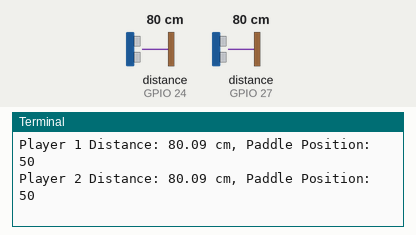
Bench run of a program on a simulated Raspberry Pi (BCM pin numbers). On the bench: the last lines printed to the terminal. Inputs (shaded band) come from the test bench; at power-on: distance to the obstacle (sensors on GPIO 24, GPIO 27) 80 cm. The echo pulse lasts 58.3 µs per cm; files the program writes start out absent; files that are not in the repository are absent; the clock reads 2024-03-15 10:24:30 at power-on unless the program sets it.

Above: at 1.2 s.
1.3 s: distance to the obstacle (sensor on GPIO 24) set to 2 cm
At 1.67 s:
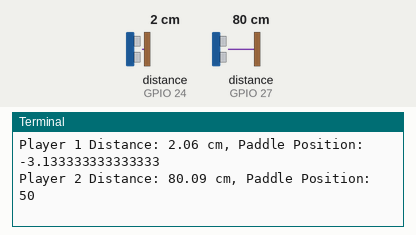
2.8 s: distance to the obstacle (sensor on GPIO 27) set to 2 cm
At 3.21 s:
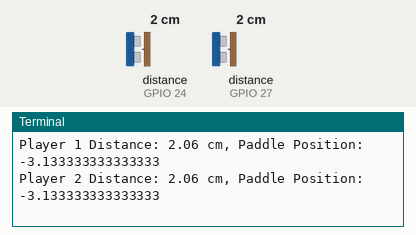
4.3 s: distance to the obstacle (sensor on GPIO 24) set to 4 cm
At 4.43 s:
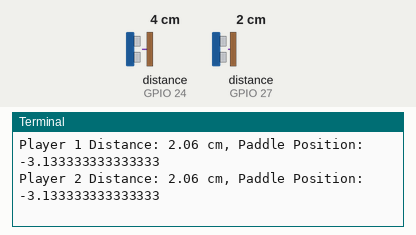
5.8 s: distance to the obstacle (sensor on GPIO 27) set to 4 cm
At 5.96 s:
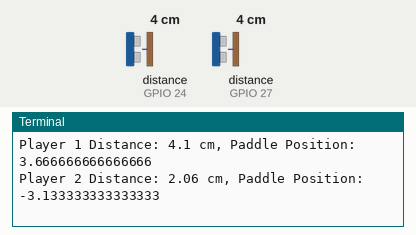
Timing chart, 0 to 8.3 s (numbered marks = the images above; inputs shaded):
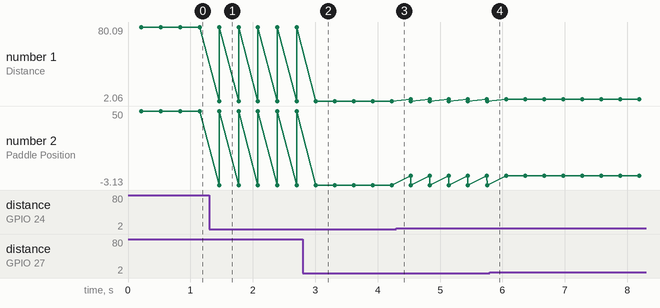

The program:

ultrasonictets.py
```python
import json
import time

import RPi.GPIO as GPIO

# Setup GPIO
GPIO.setmode(GPIO.BCM)

# Define GPIO pins for both sensors
TRIG1 = 23  # Player 1 Trigger pin
ECHO1 = 24  # Player 1 Echo pin

TRIG2 = 17  # Player 2 Trigger pin
ECHO2 = 27  # Player 2 Echo pin

# Set up GPIO pins for both sensors
GPIO.setup(TRIG1, GPIO.OUT)
GPIO.setup(ECHO1, GPIO.IN)

GPIO.setup(TRIG2, GPIO.OUT)
GPIO.setup(ECHO2, GPIO.IN)

filePath = "../backend/paddle.json"

# Load game state from data2.json
def load_game_state():
    try:
        with open(filePath, 'r') as file:
            game_state = json.load(file)
        return game_state
    except FileNotFoundError:
        # If file doesn't exist, return a default game state
        return {
            "left": 50, "right": 50
        }

# Save the updated game state to data2.json
def save_game_state(game_state):
    with open(filePath, 'w') as file:
        json.dump(game_state, file, indent=1)

def get_distance(TRIG, ECHO):
    """Measure distance using ultrasonic sensor."""
    GPIO.output(TRIG, GPIO.LOW)
    time.sleep(0.1)  # Wait for the sensor to settle
    GPIO.output(TRIG, GPIO.HIGH)
    time.sleep(0.00001)  # 10 microseconds pulse
    GPIO.output(TRIG, GPIO.LOW)

    pulse_start = 0
    pulse_end = 0
    # Measure the pulse width on Echo pin
    while GPIO.input(ECHO) == GPIO.LOW:
        pulse_start = time.time()

    while GPIO.input(ECHO) == GPIO.HIGH:
        pulse_end = time.time()

    # Calculate distance (in cm)
    pulse_duration = pulse_end - pulse_start
    distance = pulse_duration * 17150  # Speed of sound is 343 m/s, or 17150 cm/s
    distance = round(distance, 2)

    return distance

def update_paddle_position(game_state, player, distance):
    """Update paddle position based on sensor distance."""
    if distance <= 30:  # Only update if the sensor reading is valid (<= 30 cm)
        paddle_position = -10 + (distance / 30) * 100  # Map distance to a percentage (0-100)
        if player == 1:
            game_state["left"] = paddle_position
        elif player == 2:
            game_state["right"] = paddle_position
    # No update if distance > 30, paddle stays the same

try:

    game_state = load_game_state()  # Load the current game state
    while True:
        # Get the distance for both players
        distance_player1 = get_distance(TRIG1, ECHO1)
        distance_player2 = get_distance(TRIG2, ECHO2)

        # Update the paddle positions based on the distance readings
        update_paddle_position(game_state, 1, distance_player1)
        update_paddle_position(game_state, 2, distance_player2)

        # Print the updated paddle positions for debugging
        print(f"Player 1 Distance: {distance_player1} cm, Paddle Position: {game_state['left']}")
        print(f"Player 2 Distance: {distance_player2} cm, Paddle Position: {game_state['right']}")

        # Save the updated game state to data2.json
        save_game_state(game_state)

        time.sleep(0.1)  # Delay to ensure close to real-time response

except KeyboardInterrupt:
    print("Measurement stopped by user")
finally:

    GPIO.cleanup()  # Clean up GPIO settings
```

Measured:
- after the input at 1.3 s, the terminal: prints a new line after 0.16 s (image 1)
- after the input at 2.8 s, the terminal: prints a new line after 0.21 s (image 2)
